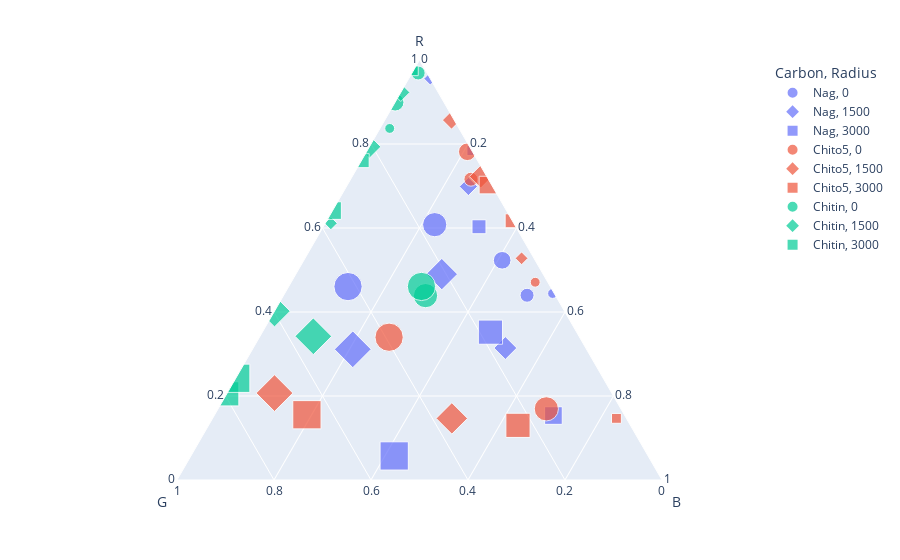

The cell this chart's notebook holds for it:
### Code cell
df4plot = pop_den_1d_df[(pop_den_1d_df["Rep"] == "rep2") & ((pop_den_1d_df["Radius"] == 0) | (pop_den_1d_df["Radius"] == 1500) | (pop_den_1d_df["Radius"] == 3000))]
fig = px.scatter_ternary(df4plot, a='R', b='G', c='B',
    size="Time", color="Carbon", symbol="Radius")
fig.write_image("results/1Drep2.pdf")
fig.show()

### Figure 1 — Plotly figure (JSON) as saved in the notebook; plotly's stock layout.template omitted (floating-point values rounded to 4 significant figures)
{"data": [{"a": [0.6838, 0.4441, 0.4399, 0.5231, 0.6079, 0.4605], "b": [8.339e-05, 0.003514, 0.05831, 0.06798, 0.1647, 0.4171], "c": [0.3161, 0.5524, 0.5018, 0.4089, 0.2274, 0.1224], "hovertemplate": "Carbon=Nag<br>Radius=0<br>R=%{a}<br>G=%{b}<br>B=%{c}<br>Time=%{marker.size}<extra></extra>", "legendgroup": "Nag, 0", "marker": {"color": "#636efa", "size": [0, 11, 22, 35, 66, 90], "sizemode": "area", "sizeref": 0.225, "symbol": "circle"}, "mode": "markers", "name": "Nag, 0", "showlegend": true, "subplot": "ternary", "type": "scatterternary"}, {"a": [0.6084, 0.9556, 0.6987, 0.3142, 0.4902, 0.3112], "b": [0.02957, 0, 0.04985, 0.1659, 0.209, 0.482], "c": [0.362, 0.04439, 0.2514, 0.5199, 0.3009, 0.2068], "hovertemplate": "Carbon=Nag<br>Radius=1500<br>R=%{a}<br>G=%{b}<br>B=%{c}<br>Time=%{marker.size}<extra></extra>", "legendgroup": "Nag, 1500", "marker": {"color": "#636efa", "size": [0, 11, 22, 35, 66, 90], "sizemode": "area", "sizeref": 0.225, "symbol": "diamond"}, "mode": "markers", "name": "Nag, 1500", "showlegend": true, "subplot": "ternary", "type": "scatterternary"}, {"a": [0.584, 0.7841, 0.603, 0.1535, 0.352, 0.05731], "b": [0.05095, 0, 0.07583, 0.1471, 0.1777, 0.5235], "c": [0.3651, 0.2159, 0.3212, 0.6994, 0.4703, 0.4192], "hovertemplate": "Carbon=Nag<br>Radius=3000<br>R=%{a}<br>G=%{b}<br>B=%{c}<br>Time=%{marker.size}<extra></extra>", "legendgroup": "Nag, 3000", "marker": {"color": "#636efa", "size": [0, 11, 22, 35, 66, 90], "sizemode": "area", "sizeref": 0.225, "symbol": "square"}, "mode": "markers", "name": "Nag, 3000", "showlegend": true, "subplot": "ternary", "type": "scatterternary"}, {"a": [0.002548, 0.4709, 0.7162, 0.7815, 0.1694, 0.3399], "b": [0.02038, 0.02599, 0.03589, 0.01066, 0.1537, 0.3927], "c": [0.9771, 0.5031, 0.2479, 0.2078, 0.6768, 0.2674], "hovertemplate": "Carbon=Chito5<br>Radius=0<br>R=%{a}<br>G=%{b}<br>B=%{c}<br>Time=%{marker.size}<extra></extra>", "legendgroup": "Chito5, 0", "marker": {"color": "#EF553B", "size": [0, 11, 22, 35, 66, 90], "sizemode": "area", "sizeref": 0.225, "symbol": "circle"}, "mode": "markers", "name": "Chito5, 0", "showlegend": true, "subplot": "ternary", "type": "scatterternary"}, {"a": [0.2353, 0.5278, 0.8569, 0.7225, 0.1467, 0.2069], "b": [0, 0.02561, 0.005531, 0.01244, 0.3599, 0.6955], "c": [0.7647, 0.4466, 0.1376, 0.2651, 0.4933, 0.09755], "hovertemplate": "Carbon=Chito5<br>Radius=1500<br>R=%{a}<br>G=%{b}<br>B=%{c}<br>Time=%{marker.size}<extra></extra>", "legendgroup": "Chito5, 1500", "marker": {"color": "#EF553B", "size": [0, 11, 22, 35, 66, 90], "sizemode": "area", "sizeref": 0.225, "symbol": "diamond"}, "mode": "markers", "name": "Chito5, 1500", "showlegend": true, "subplot": "ternary", "type": "scatterternary"}, {"a": [0.02083, 0.1467, 0.6172, 0.7022, 0.1301, 0.1554], "b": [0.08333, 0.02055, 0.0003901, 0.007757, 0.2319, 0.6545], "c": [0.8958, 0.8327, 0.3824, 0.29, 0.638, 0.1902], "hovertemplate": "Carbon=Chito5<br>Radius=3000<br>R=%{a}<br>G=%{b}<br>B=%{c}<br>Time=%{marker.size}<extra></extra>", "legendgroup": "Chito5, 3000", "marker": {"color": "#EF553B", "size": [0, 11, 22, 35, 66, 90], "sizemode": "area", "sizeref": 0.225, "symbol": "square"}, "mode": "markers", "name": "Chito5, 3000", "showlegend": true, "subplot": "ternary", "type": "scatterternary"}, {"a": [0.8441, 0.8371, 0.969, 0.8994, 0.4389, 0.4608], "b": [0.1253, 0.1429, 0.01822, 0.1006, 0.2681, 0.2656], "c": [0.03065, 0.02, 0.01273, 8.881e-06, 0.293, 0.2736], "hovertemplate": "Carbon=Chitin<br>Radius=0<br>R=%{a}<br>G=%{b}<br>B=%{c}<br>Time=%{marker.size}<extra></extra>", "legendgroup": "Chitin, 0", "marker": {"color": "#00cc96", "size": [0, 11, 22, 35, 66, 90], "sizemode": "area", "sizeref": 0.225, "symbol": "circle"}, "mode": "markers", "name": "Chitin, 0", "showlegend": true, "subplot": "ternary", "type": "scatterternary"}, {"a": [0.1304, 0.6111, 0.9229, 0.7934, 0.402, 0.3422], "b": [0.7844, 0.3772, 0.07714, 0.2066, 0.598, 0.5478], "c": [0.0852, 0.01171, 0, 0, 0, 0.11], "hovertemplate": "Carbon=Chitin<br>Radius=1500<br>R=%{a}<br>G=%{b}<br>B=%{c}<br>Time=%{marker.size}<extra></extra>", "legendgroup": "Chitin, 1500", "marker": {"color": "#00cc96", "size": [0, 11, 22, 35, 66, 90], "sizemode": "area", "sizeref": 0.225, "symbol": "diamond"}, "mode": "markers", "name": "Chitin, 1500", "showlegend": true, "subplot": "ternary", "type": "scatterternary"}, {"a": [0.1822, 0.9745, 0.7603, 0.6415, 0.2052, 0.2422], "b": [0.3062, 0.02549, 0.238, 0.3585, 0.7948, 0.7578], "c": [0.5116, 0, 0.00168, 0, 0, 0], "hovertemplate": "Carbon=Chitin<br>Radius=3000<br>R=%{a}<br>G=%{b}<br>B=%{c}<br>Time=%{marker.size}<extra></extra>", "legendgroup": "Chitin, 3000", "marker": {"color": "#00cc96", "size": [0, 11, 22, 35, 66, 90], "sizemode": "area", "sizeref": 0.225, "symbol": "square"}, "mode": "markers", "name": "Chitin, 3000", "showlegend": true, "subplot": "ternary", "type": "scatterternary"}], "layout": {"legend": {"itemsizing": "constant", "title": {"text": "Carbon, Radius"}, "tracegroupgap": 0}, "margin": {"t": 60}, "ternary": {"aaxis": {"title": {"text": "R"}}, "baxis": {"title": {"text": "G"}}, "caxis": {"title": {"text": "B"}}, "domain": {"x": [0, 1], "y": [0, 1]}}}}
